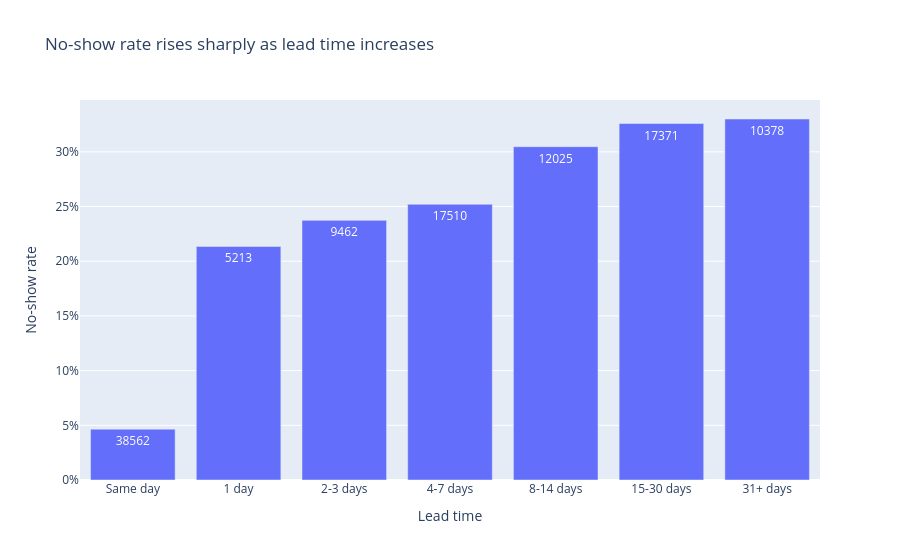

Write notebook code for a chart like this one.
### Code cell
px.bar(
    summarize("wait_bucket").loc[wait_order].reset_index(),
    x="wait_bucket",
    y="no_show_rate",
    text="appointments",
    title="No-show rate rises sharply as lead time increases",
    labels={"no_show_rate": "No-show rate", "wait_bucket": "Lead time"},
).update_yaxes(tickformat=".0%")

### Figure 1 — Plotly figure (JSON) as saved in the notebook; plotly's stock layout.template omitted (floating-point values rounded to 4 significant figures)
{"data": [{"hovertemplate": "Lead time=%{x}<br>No-show rate=%{y}<br>appointments=%{text}<extra></extra>", "legendgroup": "", "marker": {"color": "#636efa", "pattern": {"shape": ""}}, "name": "", "orientation": "v", "showlegend": false, "text": [38560.0, 5213.0, 9462.0, 17510.0, 12020.0, 17370.0, 10380.0], "textposition": "auto", "type": "bar", "x": ["Same day", "1 day", "2-3 days", "4-7 days", "8-14 days", "15-30 days", "31+ days"], "xaxis": "x", "y": [0.04647, 0.2135, 0.2374, 0.252, 0.3047, 0.3259, 0.33], "yaxis": "y"}], "layout": {"barmode": "relative", "legend": {"tracegroupgap": 0}, "title": {"text": "No-show rate rises sharply as lead time increases"}, "xaxis": {"anchor": "y", "domain": [0.0, 1.0], "title": {"text": "Lead time"}}, "yaxis": {"anchor": "x", "domain": [0.0, 1.0], "tickformat": ".0%", "title": {"text": "No-show rate"}}}}
